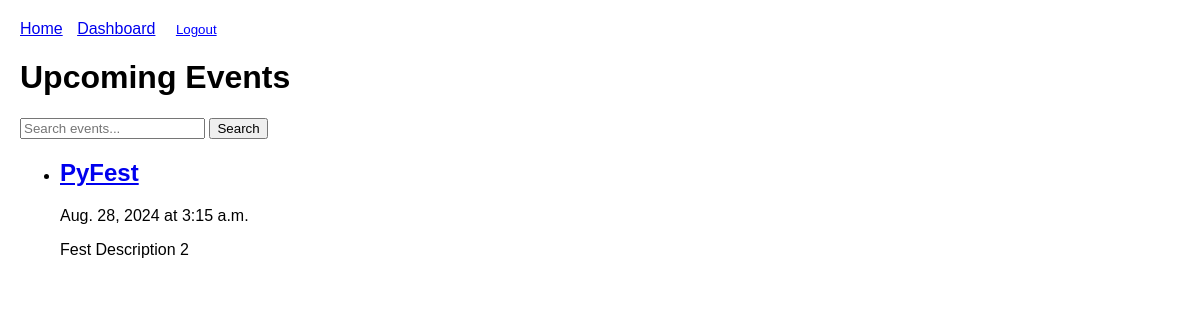
Screenshot of / (signed in) with the database file from the repository.
### events/models.py (models this page shows, shortened)
class Event(models.Model):
    title = models.CharField(max_length=100)
    description = models.TextField(max_length=4048)
    date = models.DateField()
    time = models.TimeField()
    location = models.CharField(max_length=200)
    available_slots = models.PositiveIntegerField()

### events/views.py (the view)
# urls.py: path('', views.event_list, name='event_list'),
def event_list(request):
    events = Event.objects.filter(date__gte=timezone.now()).order_by('date', 'time')
    query = request.GET.get('q')
    if query:
        events = events.filter(Q(title__icontains=query) | Q(description__icontains=query))
    return render(request, 'events/event_list.html', {'events': events})

### events/templates/events/event_list.html
{% extends 'events/base.html' %}
{% block content %}
    <h1>Upcoming Events</h1>
    <form method="get">
        <input type="text" name="q" placeholder="Search events...">
        <button type="submit">Search</button>
    </form>
    <ul>
    {% for event in events %}
        <li>
            <h2><a href="{% url 'event_detail' event.id %}">{{ event.title }}</a></h2>
            <p>{{ event.date }} at {{ event.time }}</p>
            <p>{{ event.description|truncatewords:30 }}</p>
        </li>
    {% empty %}
        <li>No upcoming events.</li>
    {% endfor %}
    </ul>
{% endblock %}

### events/templates/events/base.html (style rules this page uses)
body { font-family: Arial, sans-serif; margin: 0; padding: 20px; }

### rows the page displays
Event: title "PyFest", date "Aug. 28, 2024", time "3:15 a.m.", description "Fest Description 2"
